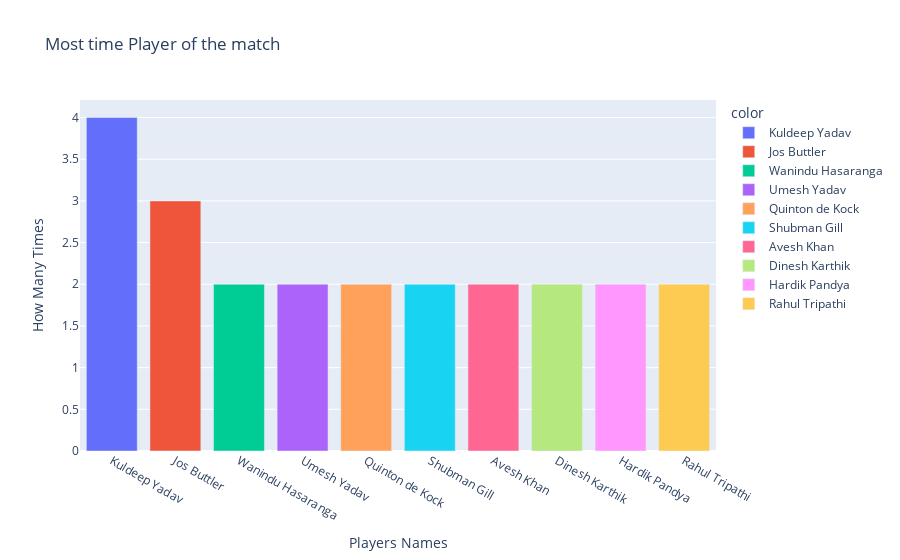

This figure's notebook cell:
### Code cell
px.bar(x=count.index, y=count.values,title=' Most time Player of the match',
             labels={'x': 'Players Names', 'y': 'How Many Times'},color=count.index,
             color_continuous_scale='rainbow')

### Figure 1 — Plotly figure (JSON) as saved in the notebook; plotly's stock layout.template omitted (floating-point values rounded to 4 significant figures)
{"data": [{"hovertemplate": "color=Kuldeep Yadav<br>Players Names=%{x}<br>How Many Times=%{y}<extra></extra>", "legendgroup": "Kuldeep Yadav", "marker": {"color": "#636efa", "pattern": {"shape": ""}}, "name": "Kuldeep Yadav", "orientation": "v", "showlegend": true, "textposition": "auto", "type": "bar", "x": ["Kuldeep Yadav"], "xaxis": "x", "y": [4], "yaxis": "y"}, {"hovertemplate": "color=Jos Buttler<br>Players Names=%{x}<br>How Many Times=%{y}<extra></extra>", "legendgroup": "Jos Buttler", "marker": {"color": "#EF553B", "pattern": {"shape": ""}}, "name": "Jos Buttler", "orientation": "v", "showlegend": true, "textposition": "auto", "type": "bar", "x": ["Jos Buttler"], "xaxis": "x", "y": [3], "yaxis": "y"}, {"hovertemplate": "color=Wanindu Hasaranga<br>Players Names=%{x}<br>How Many Times=%{y}<extra></extra>", "legendgroup": "Wanindu Hasaranga", "marker": {"color": "#00cc96", "pattern": {"shape": ""}}, "name": "Wanindu Hasaranga", "orientation": "v", "showlegend": true, "textposition": "auto", "type": "bar", "x": ["Wanindu Hasaranga"], "xaxis": "x", "y": [2], "yaxis": "y"}, {"hovertemplate": "color=Umesh Yadav<br>Players Names=%{x}<br>How Many Times=%{y}<extra></extra>", "legendgroup": "Umesh Yadav", "marker": {"color": "#ab63fa", "pattern": {"shape": ""}}, "name": "Umesh Yadav", "orientation": "v", "showlegend": true, "textposition": "auto", "type": "bar", "x": ["Umesh Yadav"], "xaxis": "x", "y": [2], "yaxis": "y"}, {"hovertemplate": "color=Quinton de Kock<br>Players Names=%{x}<br>How Many Times=%{y}<extra></extra>", "legendgroup": "Quinton de Kock", "marker": {"color": "#FFA15A", "pattern": {"shape": ""}}, "name": "Quinton de Kock", "orientation": "v", "showlegend": true, "textposition": "auto", "type": "bar", "x": ["Quinton de Kock"], "xaxis": "x", "y": [2], "yaxis": "y"}, {"hovertemplate": "color=Shubman Gill<br>Players Names=%{x}<br>How Many Times=%{y}<extra></extra>", "legendgroup": "Shubman Gill", "marker": {"color": "#19d3f3", "pattern": {"shape": ""}}, "name": "Shubman Gill", "orientation": "v", "showlegend": true, "textposition": "auto", "type": "bar", "x": ["Shubman Gill"], "xaxis": "x", "y": [2], "yaxis": "y"}, {"hovertemplate": "color=Avesh Khan<br>Players Names=%{x}<br>How Many Times=%{y}<extra></extra>", "legendgroup": "Avesh Khan", "marker": {"color": "#FF6692", "pattern": {"shape": ""}}, "name": "Avesh Khan", "orientation": "v", "showlegend": true, "textposition": "auto", "type": "bar", "x": ["Avesh Khan"], "xaxis": "x", "y": [2], "yaxis": "y"}, {"hovertemplate": "color=Dinesh Karthik<br>Players Names=%{x}<br>How Many Times=%{y}<extra></extra>", "legendgroup": "Dinesh Karthik", "marker": {"color": "#B6E880", "pattern": {"shape": ""}}, "name": "Dinesh Karthik", "orientation": "v", "showlegend": true, "textposition": "auto", "type": "bar", "x": ["Dinesh Karthik"], "xaxis": "x", "y": [2], "yaxis": "y"}, {"hovertemplate": "color=Hardik Pandya<br>Players Names=%{x}<br>How Many Times=%{y}<extra></extra>", "legendgroup": "Hardik Pandya", "marker": {"color": "#FF97FF", "pattern": {"shape": ""}}, "name": "Hardik Pandya", "orientation": "v", "showlegend": true, "textposition": "auto", "type": "bar", "x": ["Hardik Pandya"], "xaxis": "x", "y": [2], "yaxis": "y"}, {"hovertemplate": "color=Rahul Tripathi<br>Players Names=%{x}<br>How Many Times=%{y}<extra></extra>", "legendgroup": "Rahul Tripathi", "marker": {"color": "#FECB52", "pattern": {"shape": ""}}, "name": "Rahul Tripathi", "orientation": "v", "showlegend": true, "textposition": "auto", "type": "bar", "x": ["Rahul Tripathi"], "xaxis": "x", "y": [2], "yaxis": "y"}], "layout": {"barmode": "relative", "legend": {"title": {"text": "color"}, "tracegroupgap": 0}, "title": {"text": " Most time Player of the match"}, "xaxis": {"anchor": "y", "domain": [0, 1], "title": {"text": "Players Names"}}, "yaxis": {"anchor": "x", "domain": [0, 1], "title": {"text": "How Many Times"}}}}
